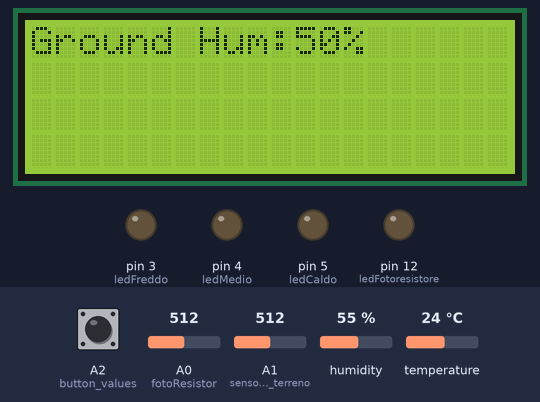
A sketch run on a simulated Arduino Mega 2560, built with avr-gcc and run on an emulated ATmega2560. Shown: 20×4 character LCD, output pins drawn as LEDs (lit = HIGH). The inputs (shaded band) are chosen by the test bench; at power-on: A2 (button_values) HIGH, temperature 24 °C, A0 (fotoResistor) = 512, A1 (sensore_umidita_terreno) = 512, humidity 55 %. What the sketch prints to the serial monitor is not drawn.

Above: at 1.2 s.
1.3 s: A2 (button_values) pulled LOW for 0.15 s
At 2.4 s:
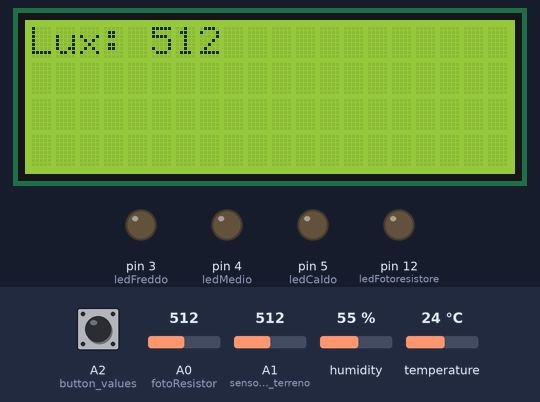
3.0 s: A2 (button_values) pulled LOW for 1 s
At 6.8 s:
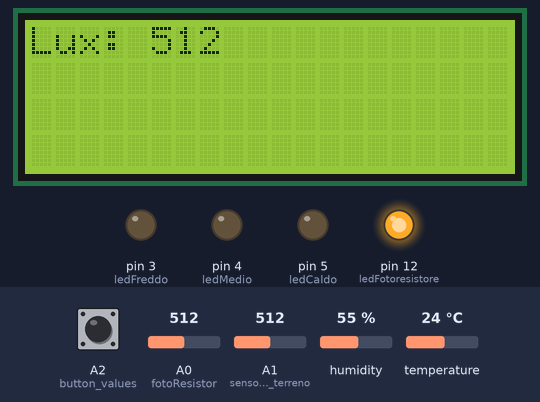
7.0 s: A2 (button_values) pulled LOW for 3.2 s
At 10.3 s:
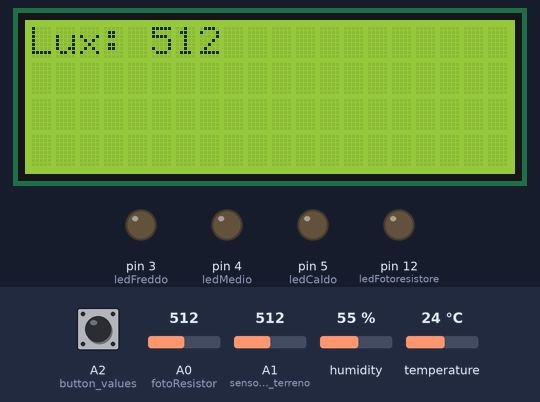
13.2 s: temperature set to 22 °C
At 16.0 s:
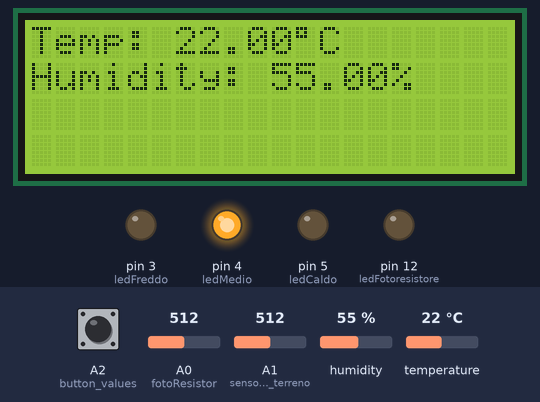
16.2 s: temperature set to 19 °C
At 18.5 s:
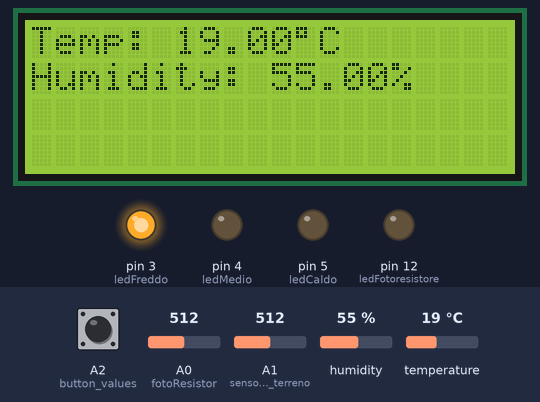
18.8 s: temperature set to 2 °C
At 20.2 s:
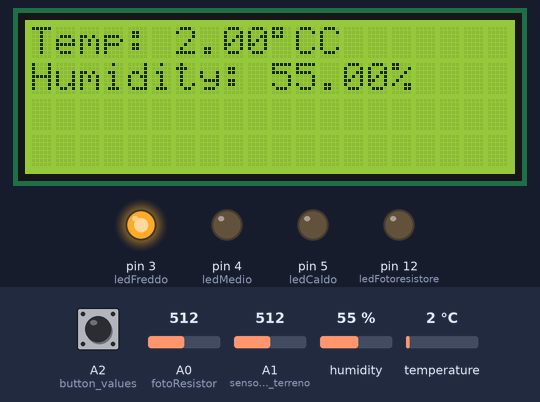
Timing chart, 0 to 21.8 s (numbered marks = the images above; inputs shaded):
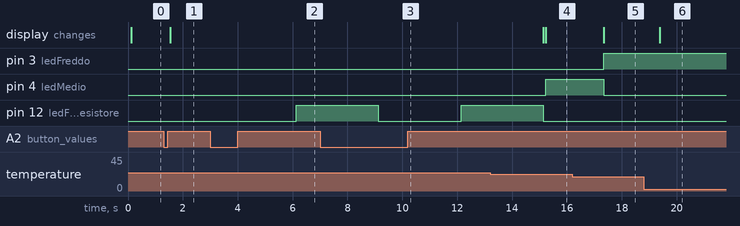

The sketch:

sketch_mar14a_serra_analogica00.ino
```cpp
/*
  LiquidCrystal Library - Sensor Air Temperature and Humidity - Sensor Soil Humidity - Photoresistor - Button
*/
// LiquidCrystal I2C - Version: Latest
#include <LiquidCrystal_I2C.h>

// DHT sensor library - Version: Latest
#include <DHT.h>

// initialize the library with the numbers of the interface pins
LiquidCrystal_I2C lcd(0x27, 20, 4);

// values for showing on lcd
int valueFoto;
float valueTmpAir = 0.0;
float valueHumAir = 0.0;
float valueHumSoil = 0.0;
// photoresistor transductor GL5516
const int fotoResistor = A0;
//soil humidity transductor LM393
const int sensore_umidita_terreno = A1;
//humidity and air temperature transducer DHT11
const int sensore_d11 = 2;
const int DHTTYPE = DHT11;
// button for showing values on lcd
const int button_values = A2;
// string used for clean lcd
String vecchiaStringa;

// text constant for print on lcd or serial monitor of Ide

// text for print on lcd and serial monitor values from DHT11 transductor
const String testoFailedDHT11 = "Failed to read from DHT sensor!";
const String testoValDHT11 = "I valori proveniente dal DHT11 sono ";
const String testoValDHT11Hum = "% per l'umidità e ";
const String testoValDHT11Tem = "° per la temperatura ";
const String lcdPrintDHT11Temp = "Temp: ";
const String lcdPrintC = "C";
const String lcdPrintDHT11Hum = "Humidity: ";
// text for print on lcd and serial monitor values from Soil transductor GL5516
const String testoValGl5516 = "Il valore proveniente dal fotoresistore GL5516 per i LUX  è ";
const String lux = "Lux: " ;
const String luxCapitalize = " LUX";
// text for print on lcd and serial monitor values from Soil transductor LM393
const String testoValLM393 = "Il valore proveniente dal LM393 per l'umidità del terreno è ";
const String testoValLM393Percentage = "e la sua percentuale è ";
const String lcdPrintLM393Hum = "Ground Hum:";
const String tenere = "Tenere";
const String premuto = "premuto";
const String ilPulsante = "il pulsante";
const String per = "per";
const String visualizzare = "visualizzare";
const String iValori = "i valori";
const String loStatoE = "Lo stato è ";
const String percentage = "%";


DHT dht(sensore_d11, DHTTYPE);
//constant for led temperature from DHT11
const int ledFreddo = 3;
const int ledMedio = 4;
const int ledCaldo = 5;
//test for led photoresistor GL5516
const int ledFotoresistore = 12;
// number for compare temperature
float baselineTmpAir = 0.0;
// number for compare humidity
float baselineHumAir = 0.0;
//number for compare lightness
int baselineFoto = 0;
// number for compare humidity soil
float baselineHumSoil = 0.0;

// state for managed visualization values on lcd
boolean newState = LOW;
boolean oldState = LOW;
byte state = 0;

void setup() {
  // set up the different LCD's number of columns and rows:
  // lcd.begin(16, 2);
  // start the ICQUANZX Display LCD serial IIC I2C TWI 1602
  lcd.init();
  // lcd light activated
  lcd.backlight();
  // start DHT11 transductor
  dht.begin();
  // Start listening port 9960
  Serial.begin(9600);
  // here set pin for different component
  pinMode(fotoResistor, INPUT);
  pinMode(sensore_umidita_terreno, INPUT);
  //declaration of led for temperature cold, middle and hot
  pinMode(ledFreddo, OUTPUT);
  pinMode(ledMedio, OUTPUT);
  pinMode(ledCaldo, OUTPUT);
  // declaration of led for lightness
  pinMode(ledFotoresistore, OUTPUT);
}
// method for calculate temperature and humidity from Air here the used library dht
void calcoloTmpAndHumAir() {

  // read values from sensor for temperature and humidity
  valueTmpAir = dht.readTemperature();
  valueHumAir = dht.readHumidity();
  float checkTemp = dht.readTemperature(true);

  // control if valueHumAir valueTmpAir and checkTemp is Not a Null
  if (isnan(valueHumAir) || isnan(valueTmpAir) || isnan(checkTemp)) {
    Serial.println(testoFailedDHT11);
    return;
  }

  float hif = dht.computeHeatIndex(checkTemp, valueHumAir);
  float hic = dht.computeHeatIndex(valueTmpAir, valueHumAir, false);

  // Monitoring values from DHT11 Humidity and Temperature QUI VA MESSO IL LOG PER IL MONITOR
  Serial.println(testoValDHT11 + valueHumAir + testoValDHT11Hum + valueTmpAir +testoValDHT11Tem);

  lcd.setCursor(0, 0);
  lcd.print(lcdPrintDHT11Temp);
  lcd.print(valueTmpAir);
  lcd.print((char)223);
  lcd.print(lcdPrintC);
  lcd.setCursor(0, 1);
  lcd.print(lcdPrintDHT11Hum);
  lcd.print(valueHumAir + percentage);
  // led test
  //control if valueTmpAir is less than base temperature
  if (valueTmpAir <= baselineTmpAir) {
    digitalWrite(ledFreddo, LOW);
    digitalWrite(ledMedio, LOW);
    digitalWrite(ledCaldo, LOW);
  }
  //
  if (valueTmpAir <= baselineTmpAir + 20) {
    digitalWrite(ledFreddo, HIGH);
    digitalWrite(ledMedio, LOW);
    digitalWrite(ledCaldo, LOW);
  }
  if (valueTmpAir >= baselineTmpAir + 21 && valueTmpAir <= baselineTmpAir + 30) {
    digitalWrite(ledFreddo, LOW);
    digitalWrite(ledMedio, HIGH);
    digitalWrite(ledCaldo, LOW);
  }
  if (valueTmpAir >= baselineTmpAir + 31 && valueTmpAir < baselineTmpAir + 50) {
    digitalWrite(ledFreddo, LOW);
    digitalWrite(ledMedio, LOW);
    digitalWrite(ledCaldo, HIGH);
  }
  if (valueTmpAir >= baselineTmpAir + 51) {
    digitalWrite(ledFreddo, HIGH);
    digitalWrite(ledMedio, HIGH);
    digitalWrite(ledCaldo, HIGH);
  }
}
//method for used photoresistor here used analogRead for read from simple transductor
void calcoloLux() {
  // the sunny day with the the maximum lightness the GL5516 detect the valuesabout 970-1000
  valueFoto = analogRead(fotoResistor);
  //recall method for read the values from button and exit quickly from cycle
  newState = digitalRead(button_values);
  //qui va messa la moltiplicazione per restituire il valore esatto 10K
  lcd.setCursor(0, 0);
  lcd.print(lux);
  lcd.print(valueFoto);
  // test per vedere a monitor il valueFoto
  Serial.println(testoValGl5516 + valueFoto + luxCapitalize);
  //test for turn on and turn off the led yellow with values from GL5516
  if (newState == LOW) {
    if (valueFoto < baselineFoto || valueFoto <= baselineFoto + 400) {
      digitalWrite(ledFotoresistore, HIGH);
      delay(300);
      digitalWrite(ledFotoresistore, LOW);
    }
    if (valueFoto >= baselineFoto + 401 && valueFoto <= baselineFoto + 599) {
      digitalWrite(ledFotoresistore, LOW);
      delay(3000);
      digitalWrite(ledFotoresistore, HIGH);
      delay(3000);
      digitalWrite(ledFotoresistore, LOW);
    }
    if (valueFoto >= baselineFoto + 600) {
      digitalWrite(ledFotoresistore, LOW);
    }
  }
}
//method for read values from simple ground humidity transductor LM393
void calcoloHumSoil() {
  // turn off the led from DHTL11
  turnOffLedDHT11();
  //reading analog value from soil transductor LM393
  int sensorValue = analogRead(sensore_umidita_terreno);
  //mapping for convert value from transductor in percentage
  int sensorValuePercentage =  map(sensorValue, 0, 1019, 100, 0);

  //Print in serial monitor
  Serial.println(testoValLM393 + sensorValue);
  Serial.println(testoValLM393Percentage + sensorValuePercentage + percentage);

  //test per trim on the values percentage
  String scritta = lcdPrintLM393Hum + sensorValuePercentage + percentage;
  cleanAndWriteToLCD(scritta);
}

//beginning method for user instruction
void welcome() {
  newState = digitalRead(button_values);
  if (newState == LOW) {
    lcd.clear();
    lcd.setCursor(0, 0);
    lcd.print(tenere);
    lcd.setCursor(0, 1);
    lcd.print(premuto);
    delay(1500);
  }
  newState = digitalRead(button_values);
  if (newState == LOW) {
    lcd.clear();
    lcd.setCursor(0, 0);
    lcd.print(ilPulsante);   lcd.setCursor(0, 1);
    lcd.print(per);
    delay(1500);
  }
  newState = digitalRead(button_values);
  if (newState == LOW) {
    lcd.clear();
    lcd.setCursor(0, 0);
    lcd.print(visualizzare);
    lcd.setCursor(0, 1);
    lcd.print(iValori);
    delay(1500);
  }
}

// String trimmer for clean on lcd
void cleanAndWriteToLCD(String nuovaStringa) {
    lcd.setCursor(0, 0);
    lcd.print(nuovaStringa);
    int vecchiaLunghezza = vecchiaStringa.length();
    int nuovaLunghezza = nuovaStringa.length();
    if(vecchiaLunghezza > nuovaLunghezza ){
              for(int i = nuovaLunghezza ; i < 16; i++) {
              lcd.setCursor(i,0);
              //empty space
              lcd.write(32);
        }

    }
    vecchiaStringa = nuovaStringa;
}


// method for closed light from led of the DHT11
void turnOffLedDHT11() {
  digitalWrite(ledFreddo, LOW);
  digitalWrite(ledMedio, LOW);
  digitalWrite(ledCaldo, LOW);
}

void loop() {
  newState = digitalRead(button_values);
  if ( newState != oldState )
  {
    if ( newState == HIGH )
    {
      Serial.println(loStatoE +state);
      state++;
      if (state > 3) {
        lcd.clear();
        state = 1;
      }

      if (state == 1) {
        lcd.clear();
        calcoloHumSoil();
      }
      else if (state == 2) {
        lcd.clear();
        calcoloLux();
      }
      else if (state == 3) {
        lcd.clear();
        calcoloTmpAndHumAir();
      }
    }
    oldState = newState;
  } else {
    if (state == 0)
    {
      welcome();
    }

    if (state > 3) {
      state = 1;
    }
    if (state == 1) {
      calcoloHumSoil();
    }
    else if (state == 2) {
      calcoloLux();
    }
    else if (state == 3) {
      calcoloTmpAndHumAir();
    }
  }
}
```

Measured:
- the behaviour switches between 21 and 20 °C on temperature (found by bisection; images 4 and 5)
- after the input at 1.3 s, the display: changes after 0.24 s (image 1)
- after the input at 3.0 s, pin 12 (ledFotoresistore): LOW → HIGH after 3.1 s
- after the input at 7.0 s, pin 4 (ledMedio): stays LOW (without the input it goes to HIGH after 2.2 s)
- after the input at 16.2 s, pin 3 (ledFreddo): LOW → HIGH after 1.2 s; pin 4 (ledMedio): HIGH → LOW after 1.2 s; the display: changes after 1.2 s (image 5)
- after the input at 18.8 s, the display: changes after 0.59 s (image 6)
